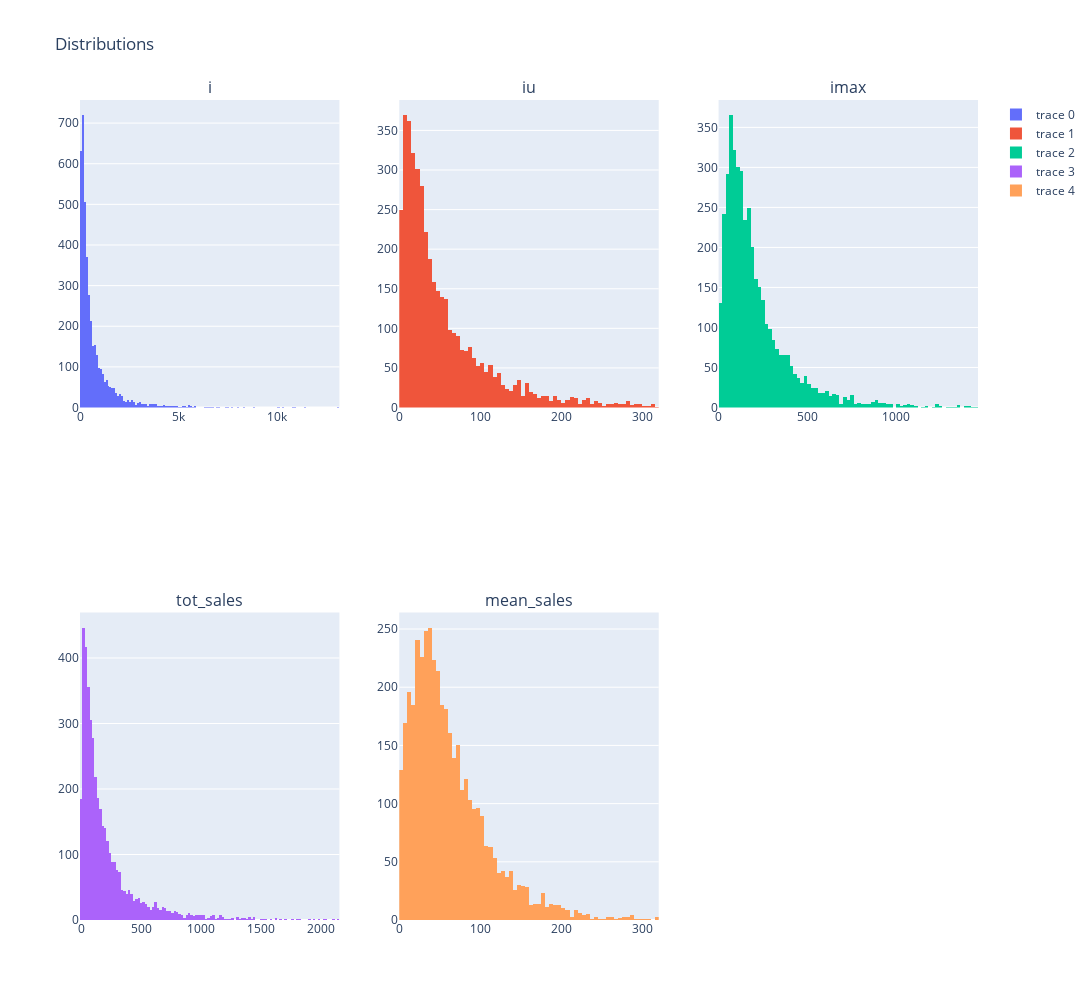

Notebook source saved alongside this figure:
### Markdown cell above
### Grid of plots

### Code cell
#df = px.data.tips()

fig = make_subplots(
    rows=2, cols=3,
    subplot_titles=("i","iu","imax","tot_sales","mean_sales")
)


# amount spent by customer distribution 
fig.add_trace(
    go.Histogram(x=df_indicators_no_outlier['i'].tolist()),
    row=1, col=1
)


# amount spent by customer distribution 
fig.add_trace(
    go.Histogram(x=df_indicators_no_outlier['iu'].tolist()),
    row=1, col=2
)


# amount spent by customer distribution 
fig.add_trace(
    go.Histogram(x=df_indicators_no_outlier['imax'].tolist()),
    row=1, col=3
)


# amount spent by customer distribution 
fig.add_trace(
    go.Histogram(x=df_indicators_no_outlier['tot_sales'].tolist()),
    row=2, col=1
)


# amount spent by customer distribution 
fig.add_trace(
    go.Histogram(x=df_indicators_no_outlier['mean_sales'].tolist()),
    row=2, col=2
)


fig.update_layout(height=1000, width=1200, title_text="Distributions")
fig.show()

### Figure 1 — Plotly figure (JSON) as saved in the notebook; plotly's stock layout.template omitted (floating-point values rounded to 4 significant figures; data arrays with more than 128 entries replaced by an {"elided": "..."} marker saying what was removed)
{"data": [{"type": "histogram", "x": {"elided": "4161 int values"}, "xaxis": "x", "yaxis": "y"}, {"type": "histogram", "x": {"elided": "4161 int values"}, "xaxis": "x2", "yaxis": "y2"}, {"type": "histogram", "x": {"elided": "4161 int values"}, "xaxis": "x3", "yaxis": "y3"}, {"type": "histogram", "x": {"elided": "4161 float values"}, "xaxis": "x4", "yaxis": "y4"}, {"type": "histogram", "x": {"elided": "4161 float values"}, "xaxis": "x5", "yaxis": "y5"}], "layout": {"annotations": [{"font": {"size": 16}, "showarrow": false, "text": "i", "x": 0.1444, "xanchor": "center", "xref": "paper", "y": 1, "yanchor": "bottom", "yref": "paper"}, {"font": {"size": 16}, "showarrow": false, "text": "iu", "x": 0.5, "xanchor": "center", "xref": "paper", "y": 1, "yanchor": "bottom", "yref": "paper"}, {"font": {"size": 16}, "showarrow": false, "text": "imax", "x": 0.8556, "xanchor": "center", "xref": "paper", "y": 1, "yanchor": "bottom", "yref": "paper"}, {"font": {"size": 16}, "showarrow": false, "text": "tot_sales", "x": 0.1444, "xanchor": "center", "xref": "paper", "y": 0.375, "yanchor": "bottom", "yref": "paper"}, {"font": {"size": 16}, "showarrow": false, "text": "mean_sales", "x": 0.5, "xanchor": "center", "xref": "paper", "y": 0.375, "yanchor": "bottom", "yref": "paper"}], "height": 1000, "title": {"text": "Distributions"}, "width": 1200, "xaxis": {"anchor": "y", "domain": [0, 0.2889]}, "xaxis2": {"anchor": "y2", "domain": [0.3556, 0.6444]}, "xaxis3": {"anchor": "y3", "domain": [0.7111, 1]}, "xaxis4": {"anchor": "y4", "domain": [0, 0.2889]}, "xaxis5": {"anchor": "y5", "domain": [0.3556, 0.6444]}, "xaxis6": {"anchor": "y6", "domain": [0.7111, 1]}, "yaxis": {"anchor": "x", "domain": [0.625, 1]}, "yaxis2": {"anchor": "x2", "domain": [0.625, 1]}, "yaxis3": {"anchor": "x3", "domain": [0.625, 1]}, "yaxis4": {"anchor": "x4", "domain": [0, 0.375]}, "yaxis5": {"anchor": "x5", "domain": [0, 0.375]}, "yaxis6": {"anchor": "x6", "domain": [0, 0.375]}}}
